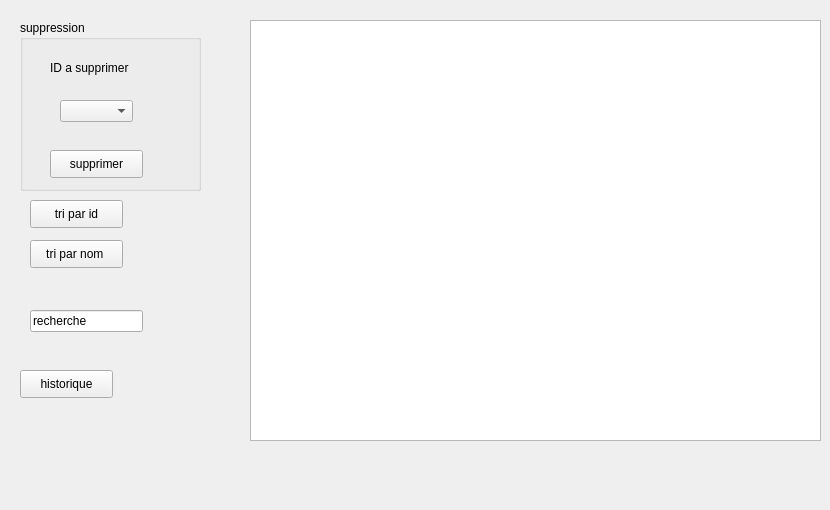
      <widget class="QWidget" name="tab_2">
       <attribute name="title">
        <string>affichage</string>
       </attribute>
       <widget class="QTableView" name="tableView">
        <property name="geometry">
         <rect>
          <x>250</x>
          <y>20</y>
          <width>571</width>
          <height>421</height>
         </rect>
        </property>
       </widget>
       <widget class="QGroupBox" name="groupBox_4">
        <property name="geometry">
         <rect>
          <x>20</x>
          <y>20</y>
          <width>181</width>
          <height>171</height>
         </rect>
        </property>
        <property name="title">
         <string>suppression </string>
        </property>
        <widget class="QComboBox" name="comboBox">
         <property name="geometry">
          <rect>
           <x>40</x>
           <y>80</y>
           <width>73</width>
           <height>22</height>
          </rect>
         </property>
        </widget>
        <widget class="QLabel" name="label_14">
         <property name="geometry">
          <rect>
           <x>30</x>
           <y>40</y>
           <width>121</width>
           <height>16</height>
          </rect>
         </property>
         <property name="text">
          <string>ID a supprimer</string>
         </property>
        </widget>
        <widget class="QPushButton" name="pushButton_supprimer">
         <property name="geometry">
          <rect>
           <x>30</x>
           <y>130</y>
           <width>93</width>
           <height>28</height>
          </rect>
         </property>
         <property name="text">
          <string>supprimer</string>
         </property>
        </widget>
       </widget>
       <widget class="QLabel" name="label_15">
        <property name="geometry">
         <rect>
          <x>30</x>
          <y>350</y>
          <width>171</width>
          <height>151</height>
         </rect>
        </property>
        <property name="text">
         <string/>
        </property>
        <property name="pixmap">
         <pixmap>:/2.1.png</pixmap>
        </property>
        <property name="scaledContents">
         <bool>true</bool>
        </property>
       </widget>
       <widget class="QPushButton" name="tri_id">
        <property name="geometry">
         <rect>
          <x>30</x>
          <y>200</y>
          <width>93</width>
          <height>28</height>
         </rect>
        </property>
        <property name="text">
         <string>tri par id</string>
        </property>
       </widget>
       <widget class="QPushButton" name="tri_nom">
        <property name="geometry">
         <rect>
          <x>30</x>
          <y>240</y>
          <width>93</width>
          <height>28</height>
         </rect>
        </property>
        <property name="text">
         <string>tri par nom </string>
        </property>
       </widget>
       <widget class="QLineEdit" name="lineEdit_RECH">
        <property name="geometry">
         <rect>
          <x>30</x>
          <y>310</y>
          <width>113</width>
          <height>22</height>
         </rect>
        </property>
        <property name="text">
         <string>recherche</string>
        </property>
       </widget>
       <widget class="QPushButton" name="pushButton_historique">
        <property name="geometry">
         <rect>
          <x>20</x>
          <y>370</y>
          <width>93</width>
          <height>28</height>
         </rect>
        </property>
        <property name="text">
         <string>historique</string>
        </property>
       </widget>
      </widget>
